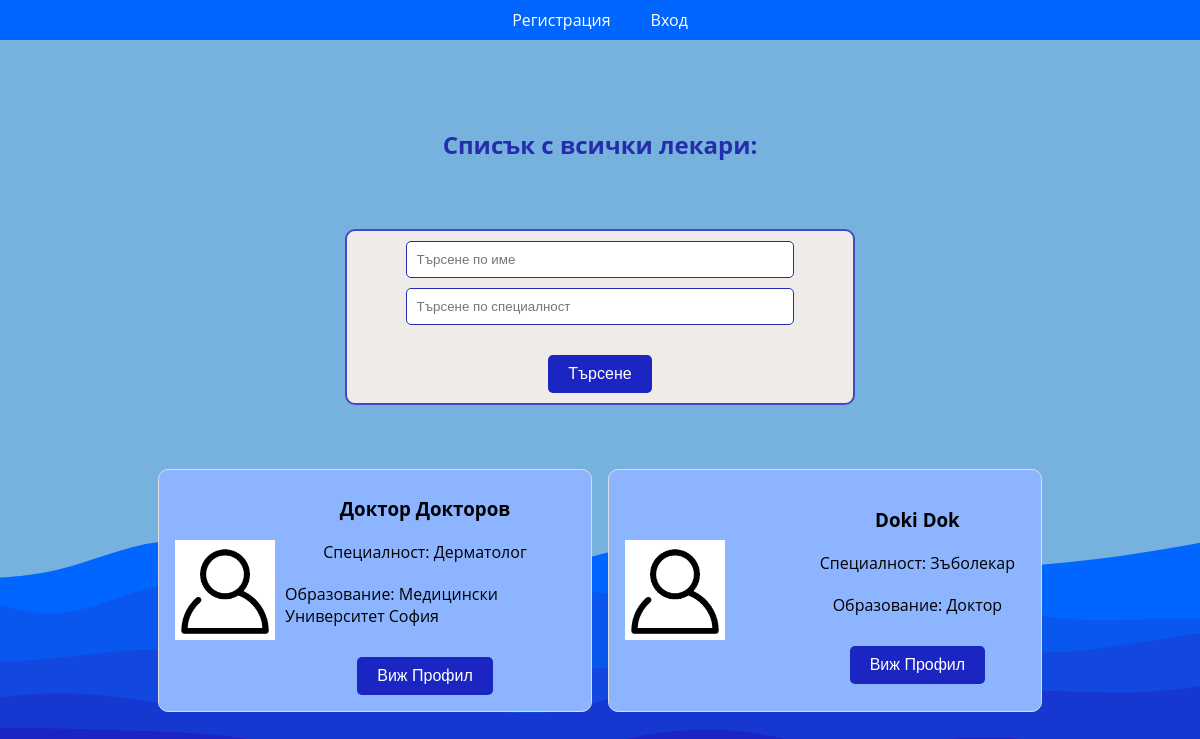
Page /byte/doctors.php on the earlier database version.
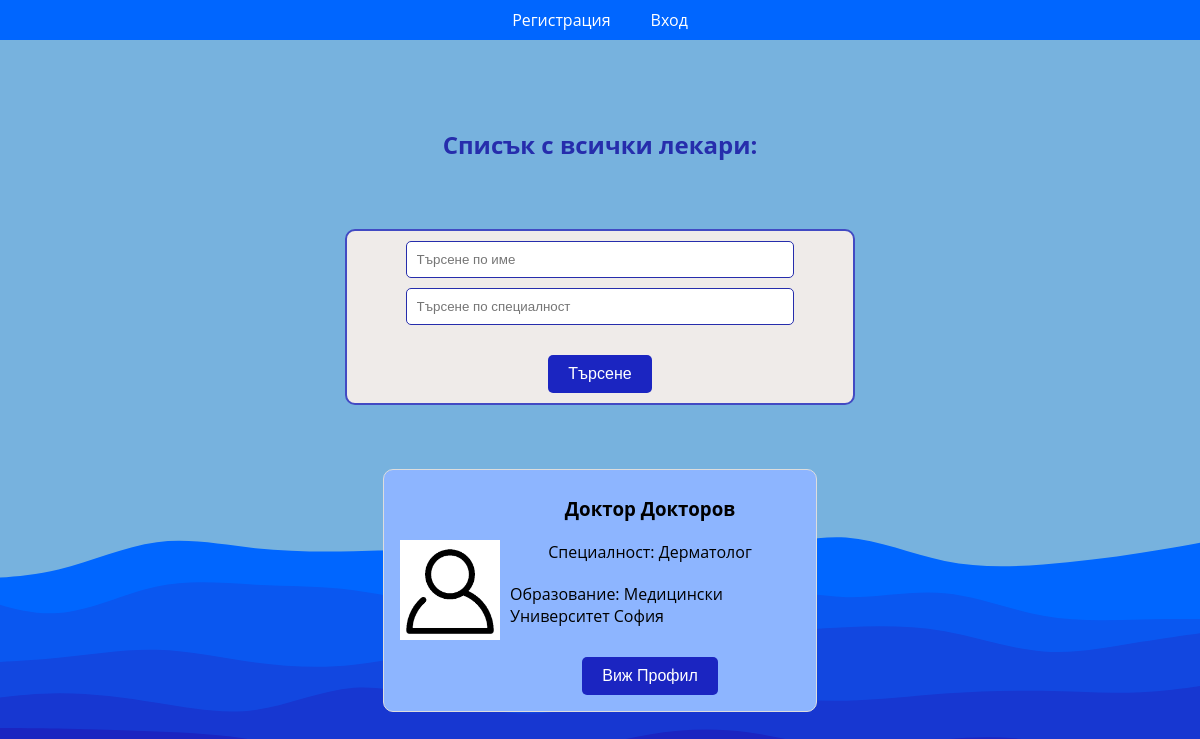
Same page on the later database version.
### tables this page shows
CREATE TABLE `users` (
  `id` bigint(20) NOT NULL COMMENT 'primary key',
  `first_name` varchar(50) DEFAULT NULL COMMENT 'the user''s first name',
  `last_name` varchar(50) DEFAULT NULL COMMENT 'the user''s last name',
  `user_type` varchar(20) NOT NULL DEFAULT 'USER' COMMENT 'foreign key to user''s type',
  `email` varchar(50) NOT NULL COMMENT 'the user''s email',
  `password` varchar(300) NOT NULL COMMENT 'the user''s password',
  `phone` varchar(50) DEFAULT NULL COMMENT 'the user''s phone',
  `profile_picture_id` bigint(60) NOT NULL DEFAULT 1 COMMENT 'Foreign Key to the Profile picture'
);

CREATE TABLE `photos` (
  `id` bigint(60) NOT NULL COMMENT 'ID of the photo',
  `photo_url` mediumtext NOT NULL,
  `alt` varchar(30) DEFAULT NULL
);

CREATE TABLE `doctors_info` (
  `id` bigint(20) NOT NULL COMMENT 'foreign key to the User id in the users table',
  `specialty` varchar(50) NOT NULL COMMENT 'the doctor''s specialty',
  `education` varchar(100) NOT NULL COMMENT 'the doctor''s university'
);

### database/database.php (called while the page is built, shortened)
<?php
  class Database
  {
    private $connection;
    public function __construct()
    {
      $host = 'localhost';
      $username = 'admin';
      $password = 'admin';
      $databaseName = 'byte';
      $this->connection = new PDO("mysql:host=$host;dbname=$databaseName", $username, $password);
      $this->connection->setAttribute(PDO::ATTR_ERRMODE, PDO::ERRMODE_EXCEPTION);
    }
    public function getConnection(): PDO
    {
      return $this->connection;
    }
  }

### database/repositories/DoctorRepository.php (called while the page is built, shortened)
<?php
  require_once __DIR__ . '/DoctorInfoRepository.php';
  require_once __DIR__ . '/UsersRepository.php';
  class DoctorRepository
  {
    private UsersRepository $usersRepository;
    private DoctorInfoRepository $doctorInfoRepository;
    public function __construct()
    {
      $this->usersRepository = new UsersRepository();
      $this->doctorInfoRepository = new DoctorInfoRepository();
    }
    public function constructDoctorsFromArray(array $doctorsInfo, array $users): array
    {
      $doctors = [];
      foreach ($doctorsInfo as $doctorInfo) {
        $filteredDoctors = array_filter($users, fn($user) => $user->id === $doctorInfo->id);
        $user = array_shift($filteredDoctors) ?? null;
        $doctors[] = new Doctor(
            $user->id,
            $user->firstName,
            $user->lastName,
            $user->email,
            $user->profilePicture,
            $doctorInfo->specialty,
            $doctorInfo->education
        );
      }
      return $doctors;
    }
    public function getAllDoctors($currentUserId): array
    {
      $users = $this->usersRepository->getAllDoctors();
      $doctorsInfo = $this->doctorInfoRepository->getAll();
      $doctors = $this->constructDoctorsFromArray($doctorsInfo, $users);
      return array_filter($doctors, fn($doctor) => $doctor->id !== $currentUserId);
    }
  }

### database/repositories/Repository.php (called while the page is built, shortened)
<?php
  require __DIR__ . '/../database.php';
  class Repository
  {
    protected Database $database;
    protected string $tableName;
    public function __construct($tableName)
    {
      $this->database = new Database();
      $this->tableName = $tableName;
    }
    public function getAll(): false|array
    {
      $command = 'SELECT * FROM ' . $this->tableName;
      $query = $this->database->getConnection()->prepare($command);
      $query->execute();
      return $query->fetchAll(PDO::FETCH_ASSOC);
    }
    public function select($data, $operator = "&&"): false|array
    {
      $columns = array_keys($data);
      $placeholders = array_map(function ($value) {
        return "$value=?";
      }, $columns);
      $valuesPlaceholders = implode($operator, $placeholders);
      $command = "SELECT * FROM $this->tableName WHERE $valuesPlaceholders";
      $query = $this->database->getConnection()->prepare($command);
      $index = 1;
      foreach ($data as $key => $value) {
        $query->bindValue($index++, $value);
      }
      $query->execute();
      return $query->fetchAll(PDO::FETCH_ASSOC);
    }
  }

### database/repositories/UsersRepository.php (called while the page is built, shortened)
<?php
  require_once __DIR__ . '/Repository.php';
  require_once __DIR__ . '/PhotoRepository.php';
  class UsersRepository extends Repository
  {
    private PhotoRepository $photoRepository;
    public function __construct()
    {
      $this->photoRepository = new PhotoRepository();
    }
    public function getById($id): ?User
    {
      $users = $this->select([
          "id" => $id
      ]);
      return $this->constructUser($users[0]);
    }
    private function constructUser($foundUser): User
    {
      $user = new User(
          $foundUser['first_name'],
          $foundUser['last_name'],
          $foundUser['email'],
          $foundUser['password'],
          $foundUser['user_type']
      );
      $user->id = $foundUser['id'] ?? null;
      $user->phone = $foundUser['phone'] ?? '';
      $user->profilePictureId = $foundUser['profile_picture_id'] ?? 1;
      $user->profilePicture = $this->photoRepository->getById($user->profilePictureId);
      $user->profilePicture->userId = $user->id;
      return $user;
    }
    public function getAllDoctors(): array
    {
      $doctors = $this->select([
          'user_type' => 'DOCTOR'
      ]);
      $users = [];
      foreach ($doctors as $doctor) {
        $users[] = $this->constructUser($doctor);
      }
      return $users;
    }
  }

### database/repositories/PhotoRepository.php (called while the page is built, shortened)
<?php
  require_once __DIR__ . '/Repository.php';
  class PhotoRepository extends Repository
  {
    public function getById($id): ?Photo
    {
      $photos = $this->select([
          "id" => $id
      ]);
      return $this->constructPhoto($photos[0]);
    }
    private function constructPhoto($foundPhoto): Photo
    {
      $photo = new Photo(
          $foundPhoto['photo_url'],
          $foundPhoto['alt'],
      );
      $photo->id = $foundPhoto['id'] ?? null;
      return $photo;
    }
  }

### database/repositories/DoctorInfoRepository.php (called while the page is built, shortened)
<?php
  require_once __DIR__ . '/Repository.php';
  require_once __DIR__ . '/UsersRepository.php';
  class DoctorInfoRepository extends Repository
  {
    private UsersRepository $usersRepository;
    public function __construct()
    {
      $this->usersRepository = new UsersRepository();
    }
    private function constructDoctorInfo(int $userId, $doctorInfo): DoctorInfo
    {
      return new DoctorInfo(
          $userId,
          $doctorInfo['specialty'],
          $doctorInfo['education']
      );
    }
    public function getAll(): array
    {
      $foundDoctors = parent::getAll();
      $doctors = [];
      foreach ($foundDoctors as $foundDoctor) {
        $user = $this->usersRepository->getById($foundDoctor['id']);
        $doctors[] = $this->constructDoctorInfo($user->id, $foundDoctor);
      }
      return $doctors;
    }
  }

### byte/doctors_list.php (the view)
<?php
  global $doctors;
  $items = '';
  foreach ($doctors as $doctor) {
    $items .= '<div class="list-item__content">';
    $items .= '<img class="doctor-photo" src="' . $doctor->profilePicture->url . '" alt="profile picture">';
    $items .= '<div class="doctor-info">';
    $items .= '<h3>' . $doctor->firstName . ' ' . $doctor->lastName . '</h3>';
    $items .= '<p> Специалност: ' . $doctor->specialty . '</p>';
    $items .= '<p> Образование: ' . $doctor->education . '</p>';
    $items .= '<button type="button" class="profile-button" onclick="location.href=\'/byte/doctor.php?id=' . $doctor->id . '\'">Виж Профил</button>';
    $items .= '</div>';
    $items .= '</div>';
  }
  echo $items;

Differences in the rows shown:
removed users: profile_picture.photo_url (placeholder picture), first_name "Doki", last_name "Dok"
removed doctors_info: specialty "Зъболекар", education "Доктор"
